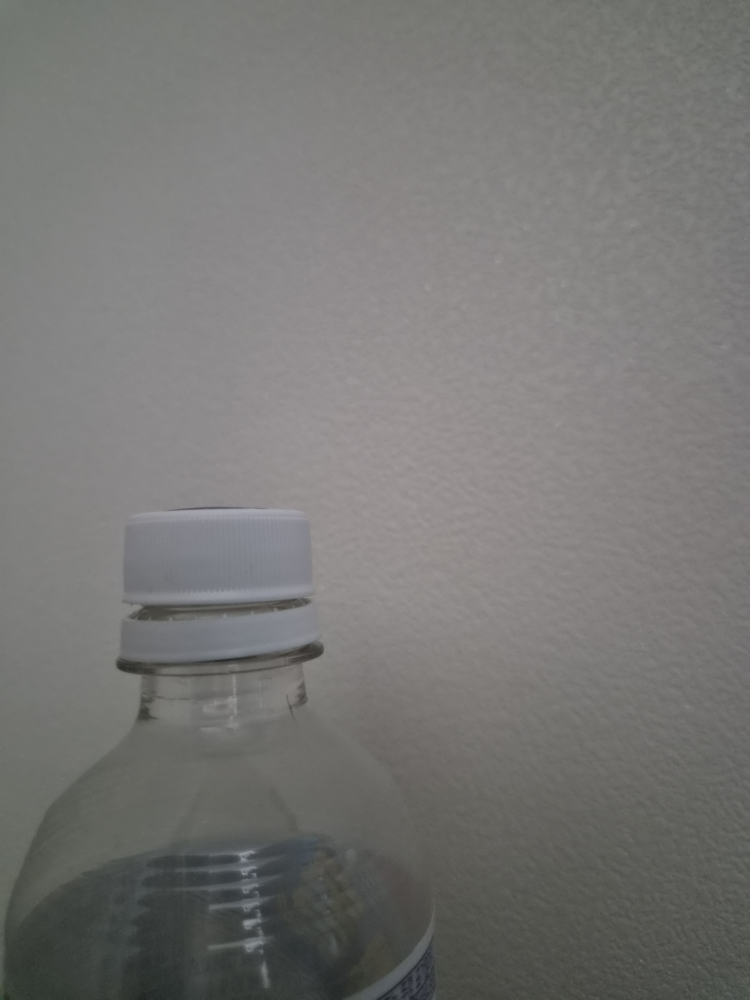
#> input picture roi_temp/challenge_original.jpg, 3000 x 4000 px, given in place of challenge.jpg, which was not available (shown at 1/4 size)
$ python brightness_contrast.py
#> lines starting #> are read from the running program, lines starting #| are printed output that depends on the picture; after the words box and inside, x2 and y2 are one past the last pixel; in counts of white or black regions, pixels touching at a corner belong together; pictures that were not available may be replaced by others from this repository, and a replacement may not be noted
from pathlib import Path

import cv2


# --------------------------------------------------
# 1. Challenge 이미지의 경로를 정한다.
#
# challenge.jpg는 이미 문제가 있는 이미지이므로
# 어둡게 만드는 단계 없이 원본에 바로 적용한다.
# --------------------------------------------------

image_path = Path(
    "samples/day02/challenge.jpg"
)


# --------------------------------------------------
# 2. Brightness 비교 결과를 저장할 폴더를 준비한다.
# --------------------------------------------------

output_dir = Path(
    "outputs/day02/brightness_challenge"
)

output_dir.mkdir(
    parents=True,
    exist_ok=True,
)


# --------------------------------------------------
# 3. Challenge 이미지를 읽는다.
# --------------------------------------------------

image = cv2.imread(
    str(image_path)
)
#> image is the input picture: shape (4000, 3000, 3); mean B, G, R 116.2, 118.1, 118.8


# --------------------------------------------------
# 4. 이미지가 정상적으로 읽히지 않았다면 오류를 발생시킨다.
# --------------------------------------------------

if image is None:
    raise FileNotFoundError(
        f"이미지를 읽지 못했습니다: {image_path}"
    )


# --------------------------------------------------
# 5. 비교할 alpha, beta 값을 준비한다.
#
# alpha = 1.0 고정, beta만 변경 → Brightness 비교
# alpha > 1.0, beta < 0       → Contrast 비교
# --------------------------------------------------

settings = [
    (1.0, 0),      # 원본
    (1.0, 50),     # 밝기만 증가
    (1.5, -60),    # 대비 증가
]

# --------------------------------------------------
# 6. 각 설정값을 원본에 적용하고
#    결과 이미지와 Otsu 결과를 함께 저장한다.
# --------------------------------------------------

print("alpha | beta | 평균밝기 | 표준편차 | Otsu 임계값 | 흰색비율")

for alpha, beta in settings:

    # 6-1. alpha, beta 적용
    result = cv2.convertScaleAbs(
        image,
        alpha=alpha,
        beta=beta,
    )

    # 6-2. Gray 변환
    gray = cv2.cvtColor(
        result,
        cv2.COLOR_BGR2GRAY,
    )

    # 6-3. Otsu 이진화
    # 밝은 병뚜껑을 흰색 객체로 보기 위해 THRESH_BINARY 사용
    otsu_value, otsu = cv2.threshold(
        gray,
        0,
        255,
        cv2.THRESH_BINARY + cv2.THRESH_OTSU,
    )

    # 6-4. 결과 저장
    name = f"alpha_{alpha}_beta_{beta}"

    cv2.imwrite(
        str(output_dir / f"{name}.jpg"),
        result,
    )

    cv2.imwrite(
        str(output_dir / f"{name}_otsu.jpg"),
        otsu,
    )

    # 6-5. 수치 출력 → Parameter Table에 기록
    white_ratio = (otsu > 0).mean() * 100

    print(
        f"{alpha:5} | {beta:4} | "
        f"{gray.mean():8.1f} | {gray.std():8.1f} | "
        f"{otsu_value:11.1f} | {white_ratio:6.1f}%"
    )
#> this loop made 3 passes
#> (otsu_value, white_ratio) on passes 1 to 3: (106, 75.05), (156, 75.05), (100, 74.39)
#|   1.0 |    0 |    118.1 |     23.1 |       106.0 |   75.0%
#|   1.0 |   50 |    168.1 |     23.1 |       156.0 |   75.0%
#|   1.5 |  -60 |    117.2 |     34.7 |       100.0 |   74.4%
#> pass 1, `otsu_value, otsu = cv2.threshold( gray, 0, 255, cv2.THRESH_BINARY + cv..`:
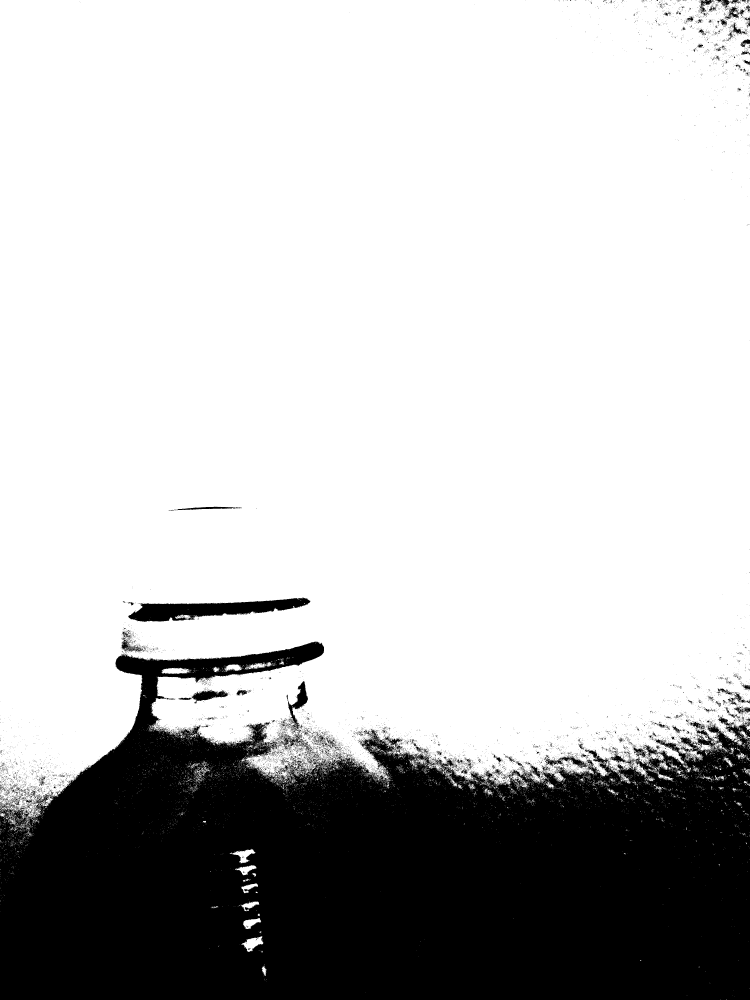
#> otsu: shape (4000, 3000) (shown at 1/4 size); 75% white; 10259 black regions (9937 under 20 px), largest, box (x1, y1, x2, y2) and area: (0, 2565, 3000, 4000) 2884026, (513, 2390, 1243, 2487) 35057, (1146, 2724, 1232, 2924) 4937
#> pass 2, `result = cv2.convertScaleAbs( image, alpha=alpha, beta=beta, )`:
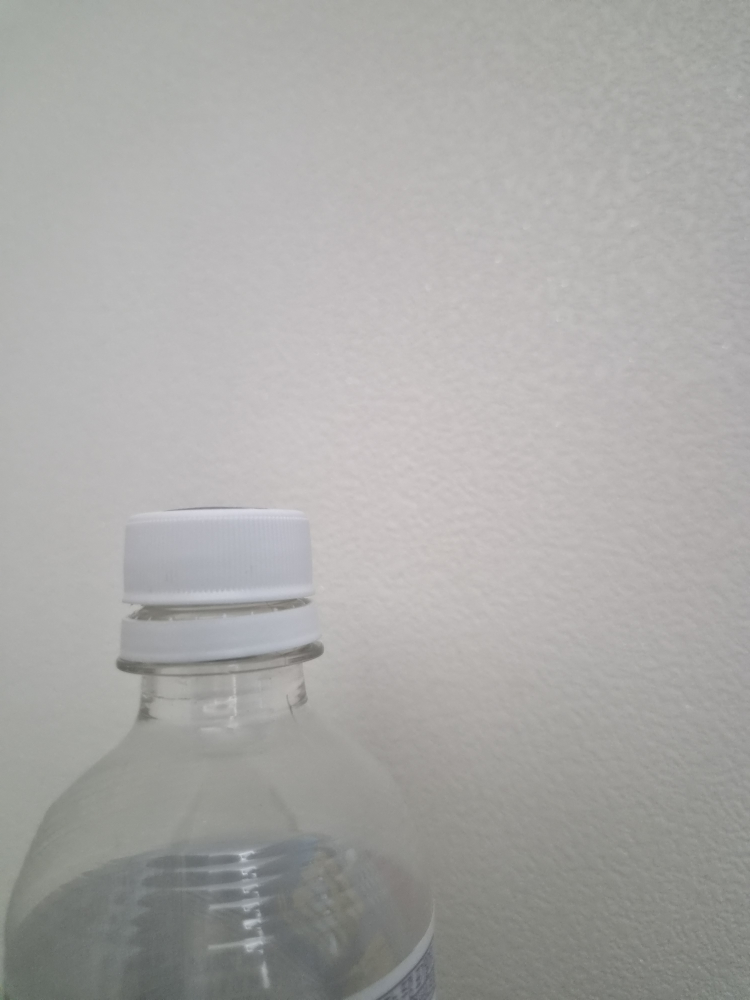
#> result: shape (4000, 3000, 3) (shown at 1/4 size); mean B, G, R 166.2, 168.1, 168.8
#> after the loop:
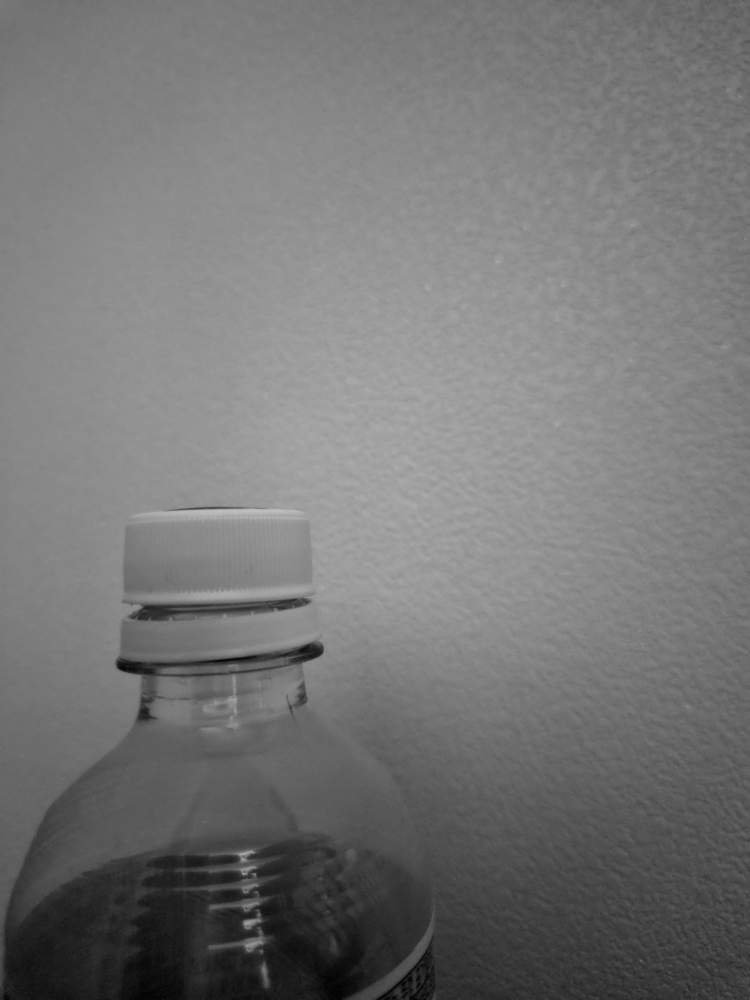
#> gray: shape (4000, 3000) (shown at 1/4 size); min 0, max 207, mean 117.2


print("저장 위치:", output_dir)
print("Brightness / Contrast 비교 완료")


# --------------------------------------------------
# 7. 결과를 비교하며 확인할 점
#
# - beta만 바꾼 4장의 Otsu 결과가 서로 같은가?
#   (Otsu 임계값도 beta만큼 같이 올라가는지 확인)
# - alpha를 키운 결과에서 표준편차가 커졌는가?
# - 그래서 병뚜껑과 배경의 분리가 실제로 좋아졌는가?
# - alpha=2.0에서 밝은 영역이 하얗게 날아가지 않았는가?
# --------------------------------------------------
